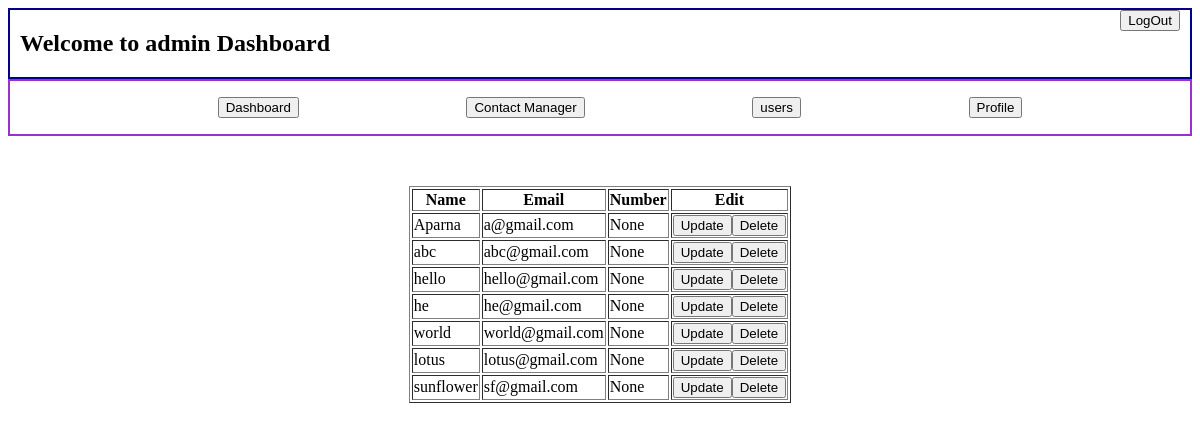
The app's page /userslist/, older data.
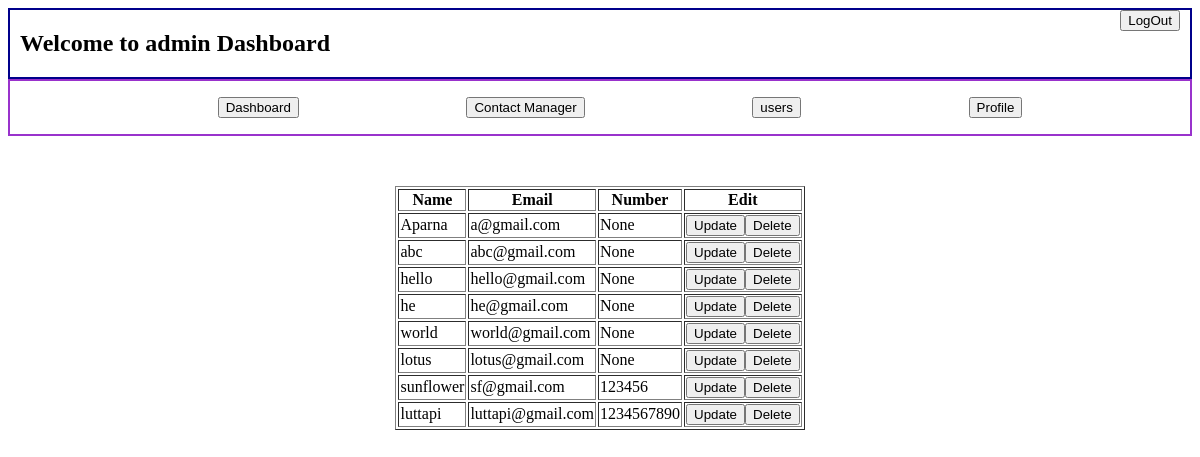
The same page, newer data.
### contacts/models.py (models this page shows)
class User(AbstractUser):
    phonenumber = models.CharField(max_length=20,blank=True,null=True)

### contacts/views.py (the view)
# urls.py: path('userslist/',views.userslist,name='userslist'),
def userslist(request):
    users_only = User.objects.filter(is_superuser=False)
    userslist = []
    for user in users_only:
        contact = user.contacts.first() if hasattr(user, 'contacts') else None
        userslist.append({
            'user_id':user.id,
            'username':user.username,
            'email':user.email,
            'phone':user.phonenumber if user.phonenumber else None,
            'contact_id':contact.id if contact else 0,
            'super_user':user.is_superuser,
        })
    return render(request,'userslist.html',{'userslist':userslist})

### contacts/templates/userslist.html (shortened to what this page needs)
{% load static %}
<!DOCTYPE html>
<html lang="en">
<head>
    <link rel="stylesheet" href="{% static 'css/admindashboard.css' %}">
</head>
<body>
    <nav class="navigation-bar">
        <h1>Welcome to admin Dashboard</h1>
        <a href="{% url 'login' %}"><button>LogOut</button></a>
    </nav>
    <div class="appbar">
        <ul>
            <a href="{% url 'admindashboard' %}"><li><button>Dashboard</button></li></a>
            <a href="{% url 'contactlist' %}"><li><button>Contact Manager</button></li></a>
            <a href="{% url 'userslist' %}"><li><button>users</button></li></a>
            <a href="{% url 'profile' %}"><li><button>Profile</button></li></a>
        </ul>
    </div>
    <div class="content">
        <table border="1">
            <tr>
                <th>Name</th>
                <th>Email</th>
                <th>Number</th>
                <th>Edit</th>
            </tr>
            {% for x in userslist %}
                <tr>
                    <td>{{x.username}}</td>
                    <td>{{x.email}}</td>
                    <td>{{x.phone}}</td>
                    <td><a href="{% url 'update_contact' x.user_id %}"><button>Update</button></a><a href="{% url 'delete_user' x.id %}"><button>Delete</button></a></td>
                </tr>
            {% endfor %}
        </table>
    </div>
</body>
</html>

### contacts/static/css/admindashboard.css (style rules this page uses)
.navigation-bar { display: flex; justify-content: space-between; border: 2px solid darkblue; padding-left: 10px; padding-right: 10px; }
.appbar { border: 2px solid darkorchid; display: flex; }
.appbar ul { list-style-type: none; width: 100%; display: flex; justify-content: space-evenly; align-items: center; }
.content { display: flex; justify-content: space-evenly; margin-top: 50px; }

Row changes from the older to the newer data that the page shows:
added User: username "luttapi", email "luttapi@gmail.com", phone "1234567890"
Text that changed along with them:
new list line: "sunflower sf@gmail.com 123456"
new list line: "Update Delete"
list line gone: "sunflower sf@gmail.com"
list line gone: "None Update Delete"
